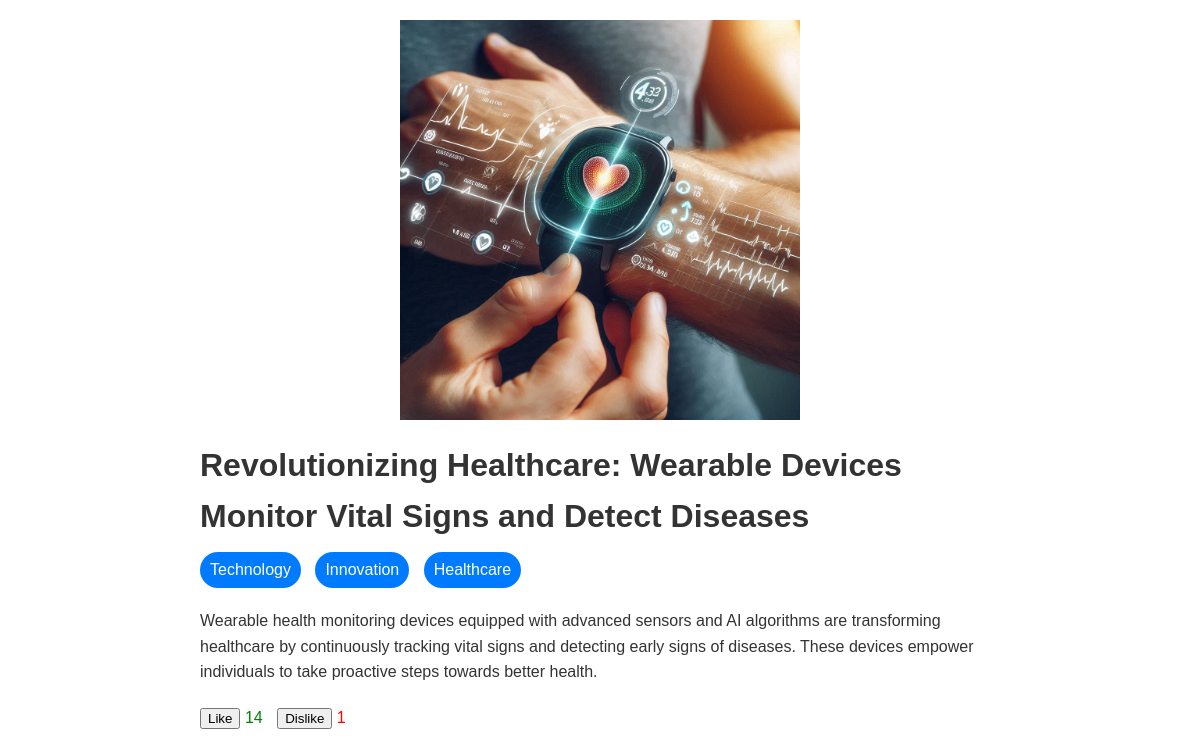
Screenshot of /news/10/ with the database file from the repository.
### main/models.py (models this page shows, shortened)
class News(models.Model):
    title = models.CharField(max_length=100)
    content = models.TextField()
    image = models.ImageField(upload_to='news_images/')  # For now I want to store images locally. Later on I can use S3Boto3Storage
    tags = models.ManyToManyField(Tag)
    views = models.IntegerField(default=0)
    likes = models.IntegerField(default=0)
    dislikes = models.IntegerField(default=0)
    def save(self, *args, **kwargs):
        if self.image:
            self.image_url = self.image.url
        super().save(*args, **kwargs)

class Tag(models.Model):
    name = models.CharField(max_length=50, unique=True)

### main/views.py (the view, shortened to what this page needs)
# urls.py: path('news/<int:pk>/', views.NewsByIdList.as_view(), name='news-detail'),
class NewsByIdList(View):
    def get(self, request, pk):
        try:
            news = News.objects.get(pk=pk)
            news.views += 1
            news.save()
            serializer = NewsSerializer(news)
            context = {
                'news': serializer.data,
            }
            return render(request, 'news_article.html', context)
        except News.DoesNotExist as e:
            logger.error(f"News with id {pk} does not exist: {e}")
            return render(request, 'error.html', status=404)

### main/serializer.py (called while the page is built)
    def get_tags(self, obj):
        return list(obj.tags.values_list("name", flat=True))

### main/templates/news_article.html (shortened to what this page needs)
{% load static %}
<!DOCTYPE html>
<html lang="en">
<head>
</head>
<body>
    <div class="container">
        <div class="article">
            <img src="{{ news.image }}" alt="{{ news.title }}">
            <h1>{{ news.title }}</h1>
            <div class="tags">
                {% for tag in news.tags %}
                    <a href="#" class="tag">{{ tag }}</a>
                {% endfor %}
            </div>
            <p>{{ news.content }}</p>
            <button class="like-btn" data-id="{{ news.id }}" data-url="/news/{{ news.id }}/like/">Like</button>
            <span class="likes">{{ news.likes }}</span>
            <button class="dislike-btn" data-id="{{ news.id }}" data-url="/news/{{ news.id }}/like/">Dislike</button>
            <span class="dislikes">{{ news.dislikes }}</span>
        </div>
    </div>
</body>
</html>

### main/templates/news_article.html (style rules this page uses)
body { font-family: Arial, sans-serif; margin: 0; padding: 0; line-height: 1.6; color: #333; }
.container { max-width: 800px; margin: 0 auto; padding: 20px; }
.article { margin-bottom: 40px; }
.article img { max-width: 100%; height: auto; display: block; margin: 0 auto; margin-bottom: 20px; max-height: 400px; }
.article h1 { font-size: 2em; margin-top: 0; margin-bottom: 10px; }
.article p { margin-bottom: 20px; }
.tags { margin-bottom: 20px; }
.tag { display: inline-block; background-color: #007bff; color: #fff; padding: 5px 10px; margin-right: 10px; border-radius: 20px; text-decoration: none; transition: background-color 0.3s ease; }
.likes { color: green; margin-right: 10px; }
.dislikes { color: red; }

### rows the page displays
News: title "Revolutionizing Healthcare: Wearable Devices Monitor Vital Signs and Detect Diseases", content "Wearable health monitoring devices equipped with advanced sensors and AI algorithms are transforming healthcare by continuously tracking vital signs and detecting early signs of diseases. These devices empower individuals to take proactive steps towards better health."
Tag: name "Technology"
Tag: name "Innovation"
Tag: name "Healthcare"

### other values shown
{{ news.likes }} "14"
{{ news.dislikes }} "1"
